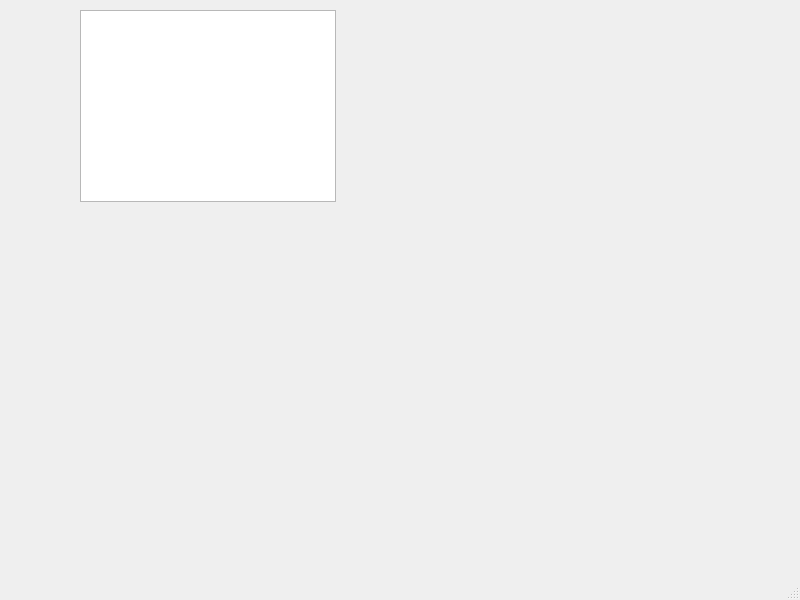
<?xml version="1.0" encoding="UTF-8"?>
<ui version="4.0">
 <class>MainWindow</class>
 <widget class="QMainWindow" name="MainWindow">
  <property name="geometry">
   <rect>
    <x>0</x>
    <y>0</y>
    <width>800</width>
    <height>600</height>
   </rect>
  </property>
  <property name="windowTitle">
   <string>MainWindow</string>
  </property>
  <widget class="QWidget" name="centralwidget">
   <widget class="QGraphicsView" name="myGraphicsView">
    <property name="geometry">
     <rect>
      <x>80</x>
      <y>10</y>
      <width>256</width>
      <height>192</height>
     </rect>
    </property>
   </widget>
  </widget>
  <widget class="QMenuBar" name="menubar">
   <property name="geometry">
    <rect>
     <x>0</x>
     <y>0</y>
     <width>800</width>
     <height>17</height>
    </rect>
   </property>
  </widget>
  <widget class="QStatusBar" name="statusbar"/>
 </widget>
 <resources/>
 <connections/>
</ui>
